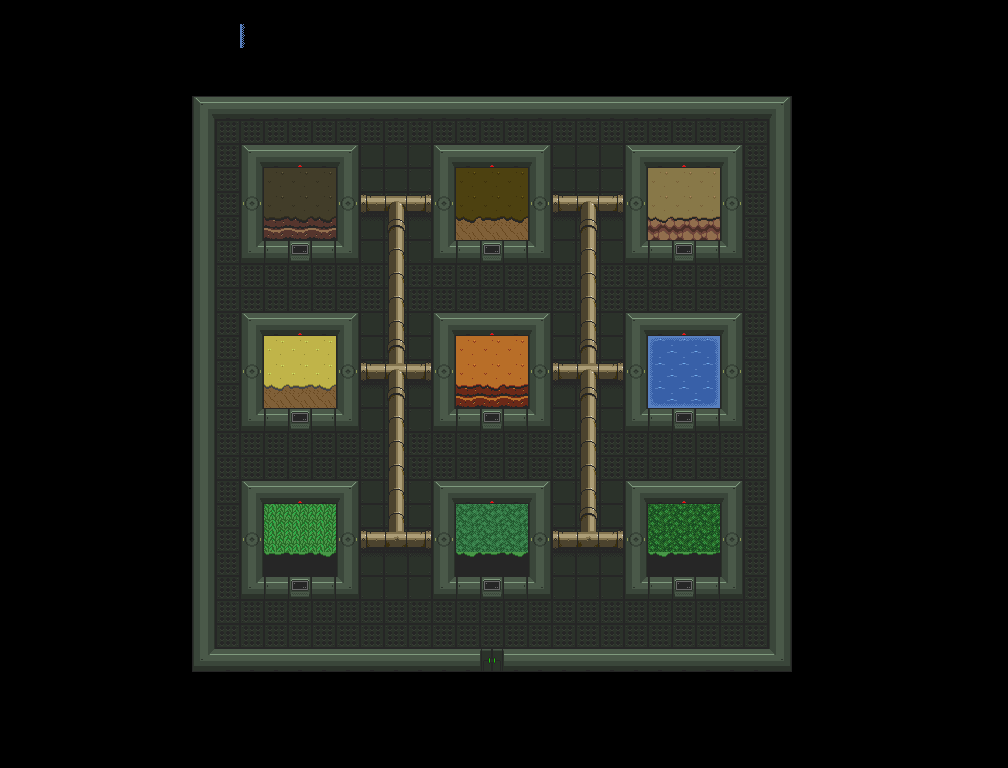

A level layout from a 2D game, rendered from its tile map. Below: a short description, then the map file with tile-grid data replaced by summaries:
An orthogonal 42x32 tile map with 24x24 px tiles, 9 tile layers (Floor, MainDoors, Hatches, Shadows, ...), 3 hidden layers not drawn, 3 tilesets.

<map version="1.0" orientation="orthogonal" renderorder="right-down" width="42" height="32" tilewidth="24" tileheight="24" nextobjectid="1">
 <tileset firstgid="1" name="sf_world" tilewidth="24" tileheight="24" tilecount="1435" columns="35">
  <image source="../res/oryx_16bit_scifi_world_trans.png" width="840" height="984" />
 </tileset>
 <tileset firstgid="1436" name="ff_world" tilewidth="24" tileheight="24" tilecount="2296" columns="56">
  <image source="../res/oryx_16bit_fantasy_world_trans.png" width="1366" height="1007" />
 </tileset>
 <tileset firstgid="3732" name="ff_creatures" tilewidth="24" tileheight="24" tilecount="540" columns="20">
  <image source="../res/oryx_16bit_fantasy_creatures_trans.png" width="480" height="648" />
 </tileset>
 <layer name="Floor" width="42" height="32">
  <data>[1344 cells, 532 non-empty, 3 distinct tile ids]</data>
 </layer>
 <layer name="MainDoors" width="42" height="32">
  <data>[1344 cells, 2 non-empty, 1 distinct tile ids]</data>
 </layer>
 <layer name="Hatches" width="42" height="32">
  <data>[1344 cells, 0 non-empty, 0 distinct tile ids]</data>
 </layer>
 <layer name="Shadows" width="42" height="32" offsetx="0" offsety="-5">
  <data>[1344 cells, 18 non-empty, 1 distinct tile ids]</data>
 </layer>
 <layer name="Equipment" width="42" height="32">
  <data>[1344 cells, 186 non-empty, 18 distinct tile ids]</data>
 </layer>
 <layer name="NicheCutaway" width="42" height="32">
  <data>[1344 cells, 33 non-empty, 6 distinct tile ids]</data>
 </layer>
 <layer name="Niche" width="42" height="32">
  <data>[1344 cells, 81 non-empty, 26 distinct tile ids]</data>
 </layer>
 <layer name="NicheConsumers" width="42" height="32" visible="0">
  <data>[1344 cells, 4 non-empty, 4 distinct tile ids]</data>
 </layer>
 <layer name="Producer" width="42" height="32">
  <data>[1344 cells, 18 non-empty, 3 distinct tile ids]</data>
 </layer>
 <layer name="Consumer01" width="42" height="32" visible="0">
  <data>[1344 cells, 11 non-empty, 8 distinct tile ids]</data>
 </layer>
 <layer name="Consumer02" width="42" height="32" visible="0">
  <data>[1344 cells, 4 non-empty, 3 distinct tile ids]</data>
 </layer>
 <layer name="Walls" width="42" height="32">
  <data>[1344 cells, 94 non-empty, 7 distinct tile ids]</data>
 </layer>
</map>
